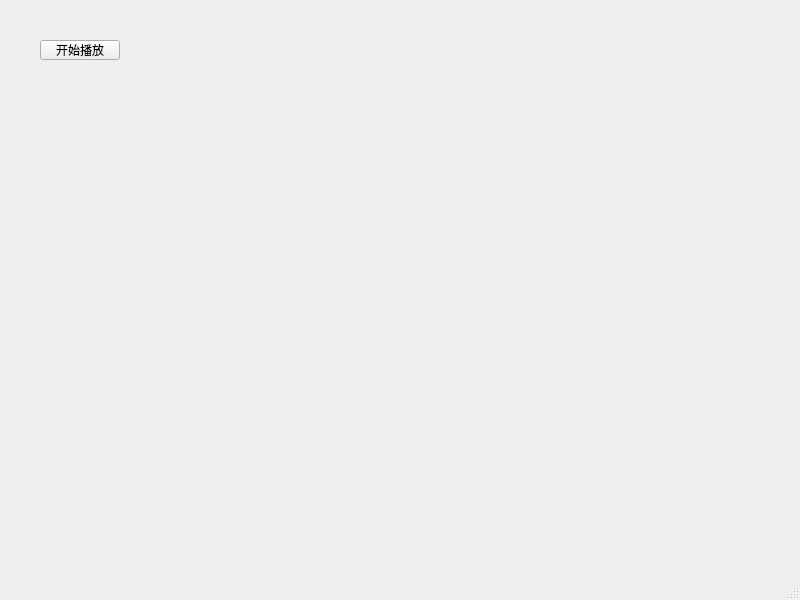
<?xml version="1.0" encoding="UTF-8"?>
<ui version="4.0">
 <class>MainWindow</class>
 <widget class="QMainWindow" name="MainWindow">
  <property name="geometry">
   <rect>
    <x>0</x>
    <y>0</y>
    <width>800</width>
    <height>600</height>
   </rect>
  </property>
  <property name="windowTitle">
   <string>MainWindow</string>
  </property>
  <widget class="QWidget" name="centralwidget">
   <widget class="QPushButton" name="playButton">
    <property name="geometry">
     <rect>
      <x>40</x>
      <y>40</y>
      <width>80</width>
      <height>20</height>
     </rect>
    </property>
    <property name="text">
     <string>开始播放</string>
    </property>
   </widget>
  </widget>
  <widget class="QMenuBar" name="menubar">
   <property name="geometry">
    <rect>
     <x>0</x>
     <y>0</y>
     <width>800</width>
     <height>21</height>
    </rect>
   </property>
  </widget>
  <widget class="QStatusBar" name="statusbar"/>
 </widget>
 <resources/>
 <connections/>
</ui>
